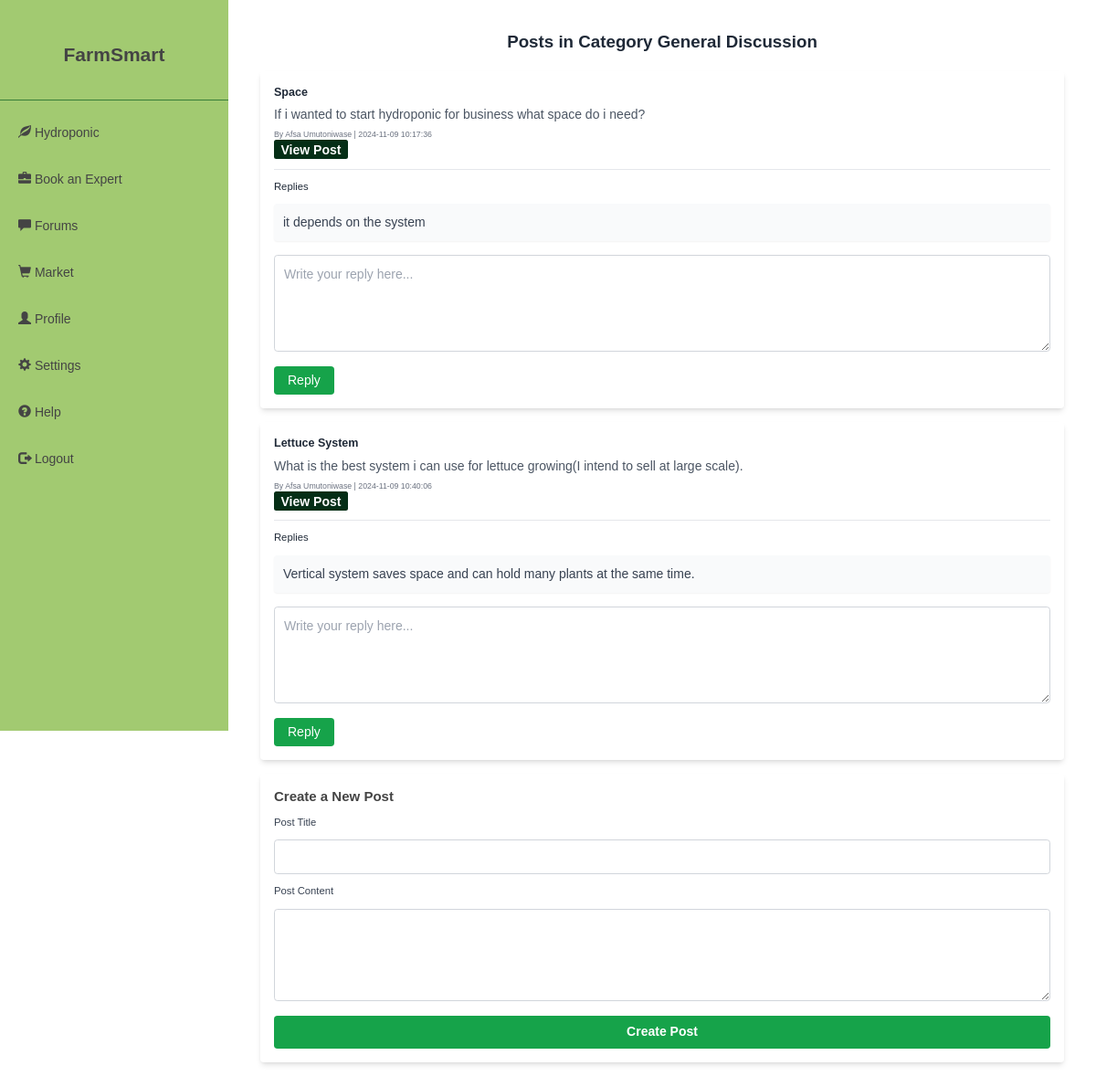
Page /category/1 on the committed database.
### app.py (models this page shows, shortened)
class Category(db.Model):
    id = db.Column(db.Integer, primary_key=True)
    name = db.Column(db.String(100), nullable=False)
    description = db.Column(db.String(255), nullable=True)

class Post(db.Model):
    id = db.Column(db.Integer, primary_key=True)
    title = db.Column(db.String(200), nullable=False)
    content = db.Column(db.Text, nullable=False)
    created_at = db.Column(db.DateTime, default=db.func.current_timestamp())
    user_id = db.Column(db.Integer, db.ForeignKey('user.id'), nullable=False)
    category_id = db.Column(db.Integer, db.ForeignKey('category.id'), nullable=False)
    user = db.relationship('User', backref=db.backref('posts', lazy=True))
    category = db.relationship('Category', backref=db.backref('posts', lazy=True))
    replies = db.relationship('Reply', backref='post', cascade="all, delete-orphan")

class User(db.Model, UserMixin):
    id = db.Column(db.Integer, primary_key=True)
    username = db.Column(db.String(150), unique=True, nullable=False)
    email = db.Column(db.String(150), unique=True, nullable=False)
    role = db.Column(db.String(255))
    password_hash = db.Column(db.String(255))
    address = db.Column(db.String(255))
    phone = db.Column(db.String(20))
    profile_image_url = db.Column(db.String(255))
    profile_complete = db.Column(db.Boolean, default=False)  # New field to track profile completion

class Reply(db.Model):
    id = db.Column(db.Integer, primary_key=True)
    content = db.Column(db.String, nullable=False)
    created_at = db.Column(db.DateTime, default=datetime.utcnow)
    user_id = db.Column(db.Integer, db.ForeignKey('user.id'), nullable=True)
    post_id = db.Column(db.Integer, db.ForeignKey('post.id'), nullable=False)
    user = db.relationship('User', backref=db.backref('replies', lazy=True))

### app.py (the view)
@app.route('/category/<int:category_id>')
def view_category(category_id):
    category = Category.query.get(category_id)
    if category:
        posts = Post.query.filter_by(category_id=category_id).all()
        return render_template('category-post.html', category=category, posts=posts, category_id=category_id)
    else:
        flash("Category not found.", 'danger')
        return redirect(url_for('home'))

### templates/category-post.html (shortened to what this page needs)
{% extends 'base.html' %}
{% block content %}
<div class="container mx-auto p-6">
    <h2 class="text-3xl font-semibold mb-8 text-center text-gray-800">
        Posts in Category {{ category.name }}
    </h2>
    <div class="mb-6">
        {% if posts %}
        <div class="space-y-6">
            {% for post in posts %}
            <div class="bg-white shadow-md rounded-md p-6 mb-6">
                <h4 class="text-xl font-semibold text-gray-800">{{ post.title }}</h4>
                <p class="text-gray-600 mt-2">{{ post.content }}</p>
                <p class="mt-2 text-sm text-gray-500">
                    {% if post.user %}
                        By {{ post.user.username }}
                    {% else %}
                        By Anonymous
                    {% endif %}
                    <span> | {{ post.created_at.strftime('%Y-%m-%d %H:%M:%S') }}</span>
                </p>
                <a href="{{ url_for('view_post', post_id=post.id) }}" class="bg-green-950 text-white font-bold py-1 px-3 rounded hover:bg-indigo-800 mt-6">View Post</a>
                {% if post.replies %}
                <div class="mt-4 border-t border-gray-200 pt-4 space-y-4">
                    <h5 class="text-lg font-medium text-gray-800">Replies</h5>
                    {% for reply in post.replies %}
                    <div class="bg-gray-50 p-4 rounded-md shadow-sm">
                        <p class="text-gray-700">{{ reply.content }}</p>
                    </div>
                    {% endfor %}
                </div>
                {% else %}
                <p class="mt-4 text-gray-500">No replies yet.</p>
                {% endif %}
                <form action="{{ url_for('reply_to_post', post_id=post.id) }}" method="POST" class="mt-6 space-y-4">
                    <textarea name="reply_content" required placeholder="Write your reply here..." class="w-full p-4 border border-gray-300 rounded-md focus:ring-2 focus:ring-indigo-500 focus:outline-none" rows="4"></textarea>
                    <div class="flex items-center justify-between">
                        <button type="submit" class="px-6 py-2 bg-green-600 text-white rounded-md hover:bg-indigo-700 focus:outline-none focus:ring-2 focus:ring-indigo-500">Reply</button>
                    </div>
                </form>
            </div>
            {% endfor %}
        </div>
        {% else %}
        <p class="text-gray-500">No posts available in this category.</p>
        {% endif %}
    </div>
    <div class="bg-white shadow-md rounded-md p-6 mb-6">
        <h3 class="text-2xl font-semibold mb-4">Create a New Post</h3>
        <form method="POST" action="{{ url_for('category_posts', category_id=category.id) }}">
            <div class="mb-4">
                <label for="title" class="block text-lg font-medium text-gray-700">Post Title</label>
                <input type="text" id="title" name="title" class="mt-2 p-3 border border-gray-300 rounded-md w-full focus:ring-2 focus:ring-blue-500" required>
            </div>
            <div class="mb-4">
                <label for="content" class="block text-lg font-medium text-gray-700">Post Content</label>
                <textarea id="content" name="content" rows="4" class="mt-2 p-3 border border-gray-300 rounded-md w-full focus:ring-2 focus:ring-blue-500" required></textarea>
            </div>
            <div class="flex justify-center">
                <button type="submit" class="w-full py-3 bg-green-600 text-white font-semibold rounded-md hover:bg-green-500 transition duration-300">
                    Create Post
                </button>
            </div>
        </form>
    </div>
</div>
{% endblock %}

### static/css/dashboard.css (style rules this page uses)
:root { --bg-color: #ffffff; --secondary-bg-color: #a2ca71; --sidebar-header-height: 100px; --sidebar-footer-height: 230px; --text-color: #444444; --secondary-text-color: #444444; --border-color: #387f39; --accent-color: #a2ca71; --accent-hover-color: #8dba5e; --success-background: #edf7ee; --warning-background: #ffd27f; --error-background: #ff6b6b; --input-border-color: #dddddd; --input-focus-color: var(--accent-color); --contrast-color: #ffffff; --graph-grid-color: #eeeeee; }
* { margin: 0; padding: 0; box-sizing: border-box; }
body { font-family: Arial, sans-serif; background-color: var(--bg-color); color: var(--text-color); }
a { text-decoration: none !important; }

### rows in the picture
Category: name "General Discussion"
Post: title "Space", content "If i wanted to start hydroponic for business what space do i need?", user.username "Afsa Umutoniwase", created_at "2024-11-09 10:17:36"
Reply: content "it depends on the system"
Post: title "Lettuce System", content "What is the best system i can use for lettuce growing(I intend to sell at large scale).", user.username "Afsa Umutoniwase", created_at "2024-11-09 10:40:06"
Reply: content "Vertical system saves space and can hold many plants at the same time."
